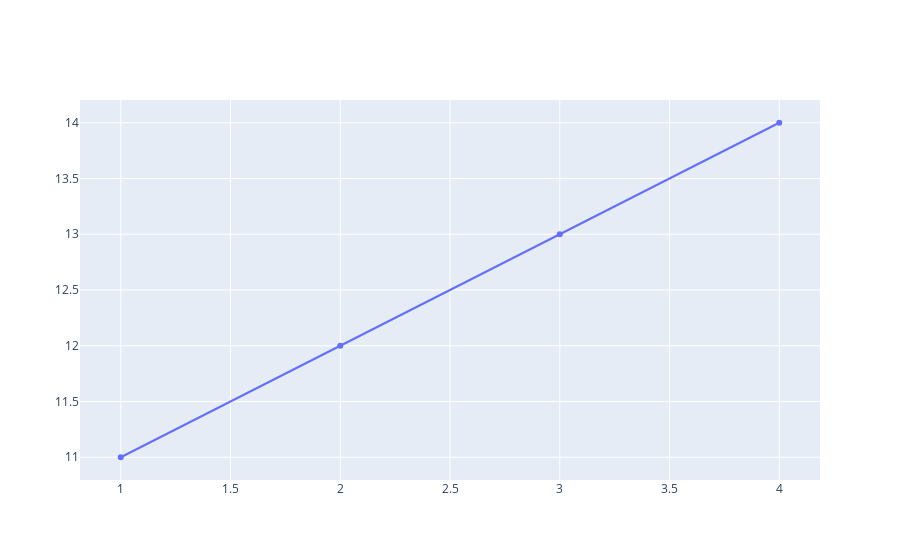

Notebook source saved alongside this figure:
### Code cell
import plotly.graph_objects as go

# create a simple line plot
fig = go.Figure(data=go.Scatter(x=[1,2,3,4], y=[11,12,13,14]))
fig.show()

### Figure 1 — Plotly figure (JSON) as saved in the notebook; plotly's stock layout.template omitted (floating-point values rounded to 4 significant figures)
{"data": [{"type": "scatter", "x": [1, 2, 3, 4], "y": [11, 12, 13, 14]}], "layout": {}}
